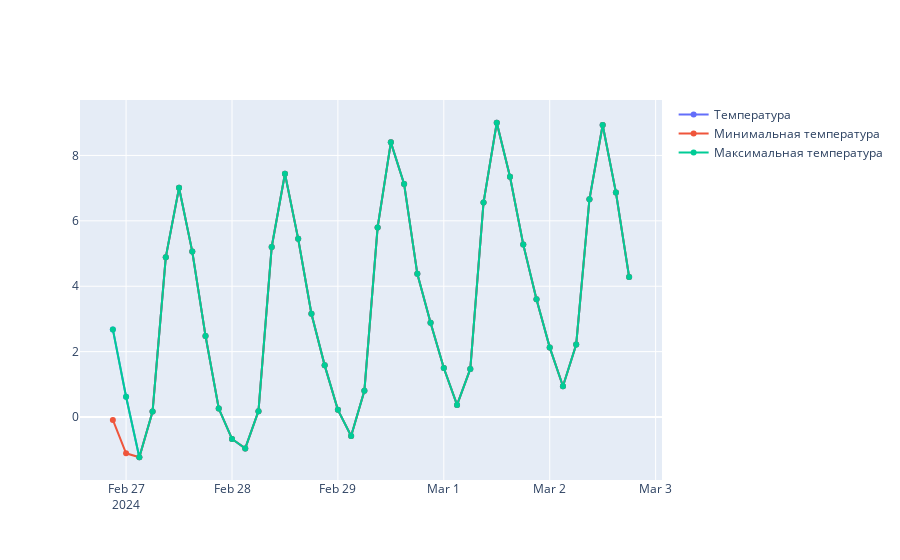

Here is the notebook cell this chart was saved with:
### Markdown cell above
Посмотрим на разброс минимальной, средней и максимальной температуры в течении нескольких дней.

### Code cell
fig = go.Figure()
fig.add_trace(go.Scatter(x=df['Дата и время'], y=df['Температура'],
                    mode='lines+markers',
                    name='Температура'))
fig.add_trace(go.Scatter(x=df['Дата и время'], y=df['Минимальная температура'],
                    mode='lines+markers',
                    name='Минимальная температура'))
fig.add_trace(go.Scatter(x=df['Дата и время'], y=df['Максимальная температура'],
                    mode='lines+markers', 
                    name='Максимальная температура'))

fig.show()
